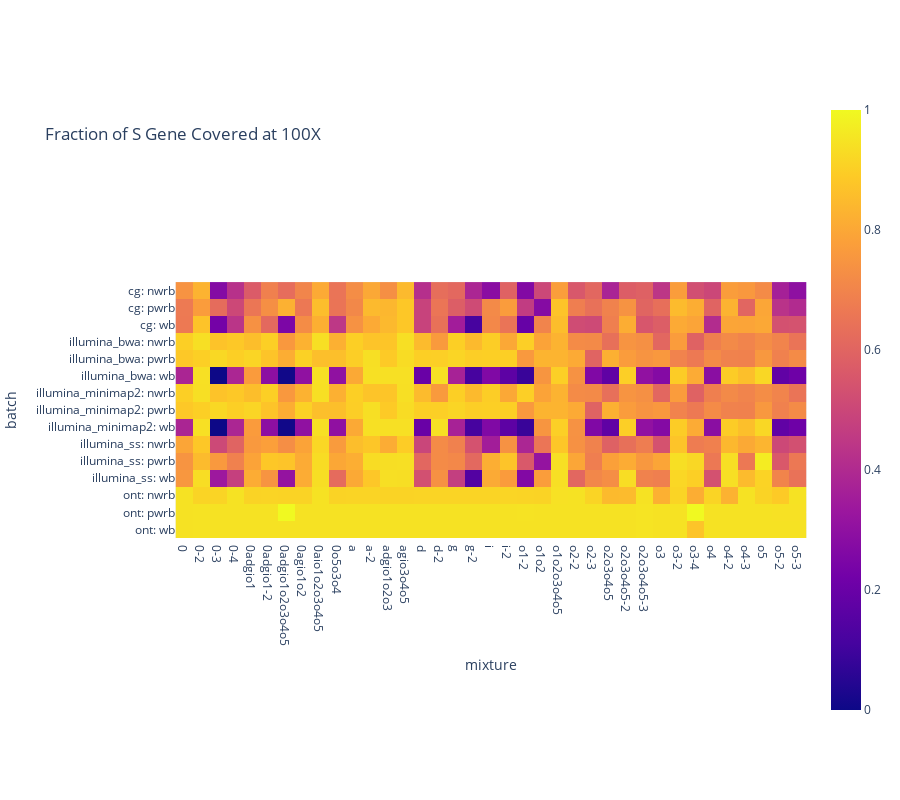
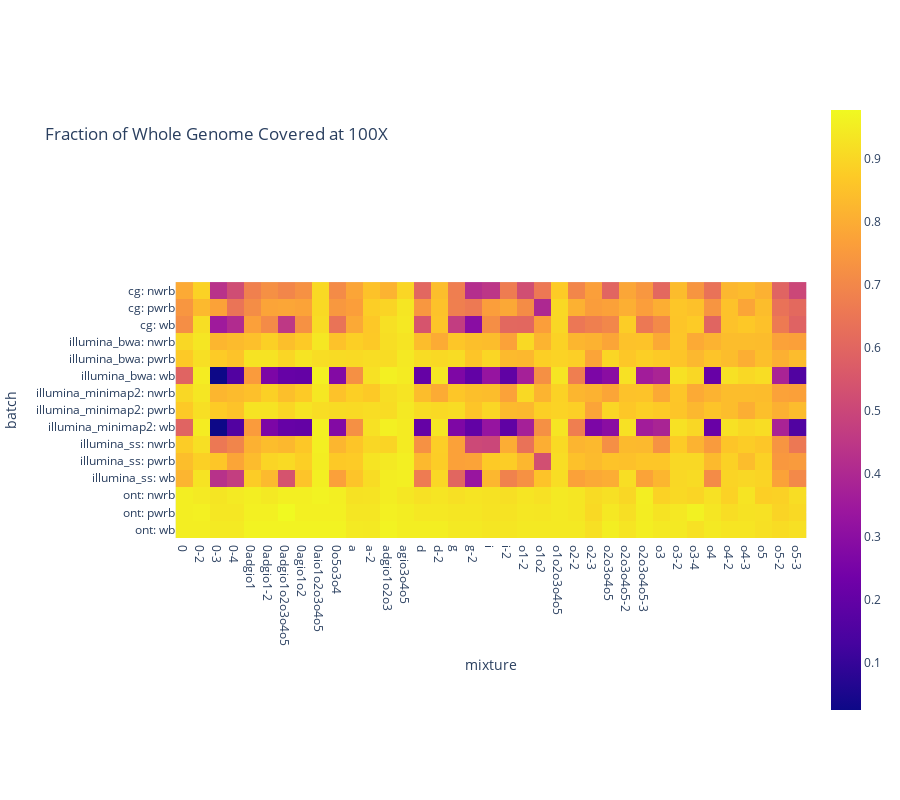

Notebook source saved alongside these figures, in order:
### Code cell
x_level = "100X"
ratio_col = f"{x_level}_ratio"
genes_of_interest = ["S", "whole genome"]
for gene in genes_of_interest:
    gene_df = df[df["region"] == gene]
    gene_df.to_csv(outdir/f"{gene.replace(' ','-')}-{x_level}-breadth-of-coverage.csv", index=False)
    fig = getHeatmap(
        gene_df,field=ratio_col,
        labels={ratio_col:f"{x_level} ratio"},title=f"Fraction of {(gene + ' gene' if len(gene) == 1 else gene).title()} Covered at {x_level}",
        title_y=0.84,
        height=800,
    )
    fig.show()
    pio.write_image(fig, outdir/f"{gene.replace(' ','-')}-{x_level}-breadth-of-coverage.jpg", width=1600, height=500, scale=2)

### Figure 1 — Plotly figure (JSON) as saved in the notebook; plotly's stock layout.template omitted (floating-point values rounded to 4 significant figures; data arrays with more than 128 entries replaced by an {"elided": "..."} marker saying what was removed)
{"data": [{"coloraxis": "coloraxis", "hovertemplate": "mixture: %{x}<br>batch: %{y}<br>color: %{z}<extra></extra>", "name": "0", "type": "heatmap", "x": ["0", "0-2", "0-3", "0-4", "0adgio1", "0adgio1-2", "0adgio1o2o3o4o5", "0agio1o2", "0aio1o2o3o4o5", "0o5o3o4", "a", "a-2", "adgio1o2o3", "agio3o4o5", "d", "d-2", "g", "g-2", "i", "i-2", "o1-2", "o1o2", "o1o2o3o4o5", "o2-2", "o2-3", "o2o3o4o5", "o2o3o4o5-2", "o2o3o4o5-3", "o3", "o3-2", "o3-4", "o4", "o4-2", "o4-3", "o5", "o5-2", "o5-3"], "xaxis": "x", "y": ["cg: nwrb", "cg: pwrb", "cg: wb", "illumina_bwa: nwrb", "illumina_bwa: pwrb", "illumina_bwa: wb", "illumina_minimap2: nwrb", "illumina_minimap2: pwrb", "illumina_minimap2: wb", "illumina_ss: nwrb", "illumina_ss: pwrb", "illumina_ss: wb", "ont: nwrb", "ont: pwrb", "ont: wb"], "yaxis": "y", "z": {"elided": "15x37 float values"}}], "layout": {"coloraxis": {"colorscale": [[0, "#0d0887"], [0.1111, "#46039f"], [0.2222, "#7201a8"], [0.3333, "#9c179e"], [0.4444, "#bd3786"], [0.5556, "#d8576b"], [0.6667, "#ed7953"], [0.7778, "#fb9f3a"], [0.8889, "#fdca26"], [1, "#f0f921"]]}, "height": 800, "title": {"text": "Fraction of S Gene Covered at 100X", "y": 0.84}, "xaxis": {"anchor": "y", "constrain": "domain", "domain": [0, 1], "scaleanchor": "y", "title": {"text": "mixture"}}, "yaxis": {"anchor": "x", "autorange": "reversed", "constrain": "domain", "domain": [0, 1], "title": {"text": "batch"}}}}

### Figure 2 — Plotly figure (JSON) as saved in the notebook; plotly's stock layout.template omitted (floating-point values rounded to 4 significant figures; data arrays with more than 128 entries replaced by an {"elided": "..."} marker saying what was removed)
{"data": [{"coloraxis": "coloraxis", "hovertemplate": "mixture: %{x}<br>batch: %{y}<br>color: %{z}<extra></extra>", "name": "0", "type": "heatmap", "x": ["0", "0-2", "0-3", "0-4", "0adgio1", "0adgio1-2", "0adgio1o2o3o4o5", "0agio1o2", "0aio1o2o3o4o5", "0o5o3o4", "a", "a-2", "adgio1o2o3", "agio3o4o5", "d", "d-2", "g", "g-2", "i", "i-2", "o1-2", "o1o2", "o1o2o3o4o5", "o2-2", "o2-3", "o2o3o4o5", "o2o3o4o5-2", "o2o3o4o5-3", "o3", "o3-2", "o3-4", "o4", "o4-2", "o4-3", "o5", "o5-2", "o5-3"], "xaxis": "x", "y": ["cg: nwrb", "cg: pwrb", "cg: wb", "illumina_bwa: nwrb", "illumina_bwa: pwrb", "illumina_bwa: wb", "illumina_minimap2: nwrb", "illumina_minimap2: pwrb", "illumina_minimap2: wb", "illumina_ss: nwrb", "illumina_ss: pwrb", "illumina_ss: wb", "ont: nwrb", "ont: pwrb", "ont: wb"], "yaxis": "y", "z": {"elided": "15x37 float values"}}], "layout": {"coloraxis": {"colorscale": [[0, "#0d0887"], [0.1111, "#46039f"], [0.2222, "#7201a8"], [0.3333, "#9c179e"], [0.4444, "#bd3786"], [0.5556, "#d8576b"], [0.6667, "#ed7953"], [0.7778, "#fb9f3a"], [0.8889, "#fdca26"], [1, "#f0f921"]]}, "height": 800, "title": {"text": "Fraction of Whole Genome Covered at 100X", "y": 0.84}, "xaxis": {"anchor": "y", "constrain": "domain", "domain": [0, 1], "scaleanchor": "y", "title": {"text": "mixture"}}, "yaxis": {"anchor": "x", "autorange": "reversed", "constrain": "domain", "domain": [0, 1], "title": {"text": "batch"}}}}
